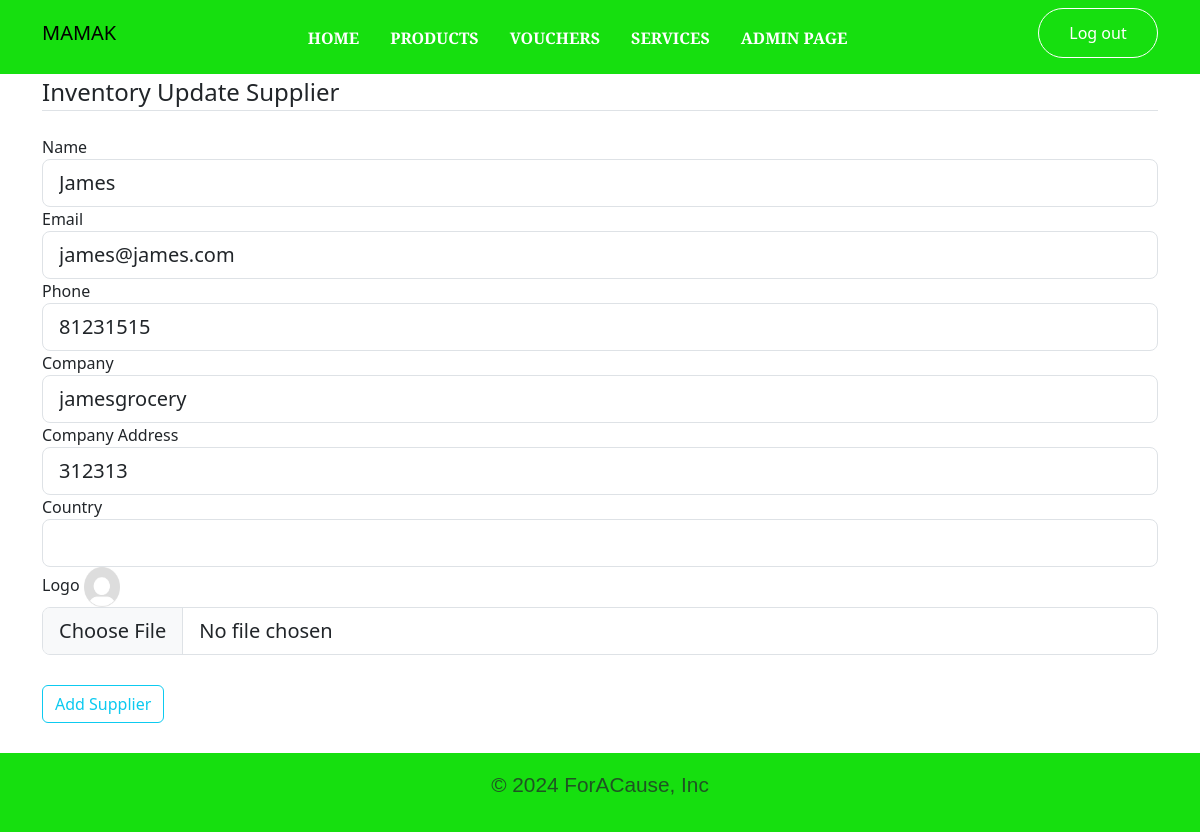
Screenshot of /updateSupplier/1/ (signed in) with the database file from the repository.
### Src/models.py (models this page shows, shortened)
class Supplier(db.Model,UserMixin):
    id = db.Column(db.Integer, primary_key=True)
    name = db.Column(db.String(40), unique=True, nullable=False)
    email = db.Column(db.String(120), unique=True, nullable=False)
    password = db.Column(db.String(60), nullable=False)
    phone = db.Column(db.String(8), nullable=False)
    company = db.Column(db.String(80), nullable=False)
    address = db.Column(db.String(80), nullable=False)
    country = db.Column(db.String(80), nullable=False)
    image_file = db.Column(db.String(20), nullable=False, default='default.jpg')
    isValid = db.Column(db.Integer, nullable=False, default=1)
    orders = db.relationship('Order', backref='supplier', lazy=True)

### Src/routes.py (the view)
@app.route('/updateSupplier/<int:id>/', methods=['GET', 'POST'])
def updatesupplier(id):
    if current_user.is_authenticated and current_user.isAdmin == True:
        form = SupplierForm()
        if request.method == 'POST' and form.validate():
            supplier = Supplier.query.filter_by(id=id).first()
            if form.phone.data[0] == '8' or form.phone.data[0] == '9' or form.phone.data[0] == '6' and form.name.data.isalpha() == True:
                supplier.name = form.name.data
                supplier.email = form.email.data
                supplier.phone = form.phone.data
                supplier.company = form.company.data
                supplier.address = form.address.data
                supplier.country = form.country.data
                supplier.image_file = form.image_file.data
                supplier.isValid = form.isValid.data
                db.session.commit()
                flash('Update supplier success!', 'success')
                return redirect(url_for('inventoryadmin', idsite=True))
            else:
                flash(
                    'Update supplier failed, Phone number must start with 8 , 9 or 6 or Name cannot contain number', 'danger')
                return render_template('updateSupplier.html', form=form, supplierimage=supplier.image_file, idsite=True)
        else:
            supplier = Supplier.query.filter_by(id=id).first()
            form.name.data = supplier.name
            form.email.data = supplier.email
            form.phone.data = supplier.phone
            form.company.data = supplier.company
            form.address.data = supplier.address
            form.country.data = supplier.country
            form.image_file.data = supplier.image_file
            return render_template('updateSupplier.html', form=form, supplierimage=supplier.image_file, idsite=True)
    else:
        return render_template('login.html')

### Src/forms.py (shortened to what this page needs)
class SupplierForm(FlaskForm):
    name = StringField('Name', validators=[DataRequired(), Length(max=20)])
    email = EmailField('Email', validators=[DataRequired(), Length(max=20)])
    password = PasswordField('Password', validators=[DataRequired()])
    phone = StringField('Phone', validators=[DataRequired(), Length(min=8,max=8)])
    company = StringField('Company', validators=[DataRequired(), Length(max=80)])
    address = StringField('Company Address', validators=[DataRequired(), Length(max=80)])
    country = SelectField('Country', choices=country(), validators=[DataRequired()])
    image_file = FileField('Logo', validators=[DataRequired(),FileAllowed(['jpg', 'png', 'jpeg'], 'Images only!')])
    isValid = RadioField('Validity', coerce=int, choices=[(1, 'Available'), (0, 'Not Available')], default=1)
    submit = SubmitField('Add Supplier')

### Src/models.py (called while the page is built)
@login_manager.user_loader
def load_user(user_id):
    return User.query.get(int(user_id))

### Src/templates/updateSupplier.html (shortened to what this page needs)
{% extends "base.html" %}
{% block content %}
<div class="container">
    <form method="POST">
        <fieldset class="form-group">
            <legend class="border-bottom mb-4">Inventory Update Supplier</legend>
            <div class="form-group" margin:5px;>
                {{ form.name.label(class="form-control-label") }}
                {% if form.name.errors %}
                {{ form.name(class="form-control form-control-lg is-invalid") }}
                <div class="invalid-feedback">
                    {% for errors in form.name.errors %}
                    <span>{{ errors }}</span>
                    {% endfor %}
                </div>
                {% else %}
                {{ form.name(class="form-control form-control-lg") }}
                {% endif %}
            </div>
            <div class="form-group">
                {{ form.email.label(class="form-control-label") }}
                {% if form.email.errors %}
                {{ form.email(class="form-control form-control-lg is-invalid") }}
                <div class="invalid-feedback">
                    {% for errors in form.email.errors %}
                    <span>{{ errors }}</span>
                    {% endfor %}
                </div>
                {% else %}
                {{ form.email(class="form-control form-control-lg") }}
                {% endif %}
            </div>
            <div class="form-group">
                {{ form.phone.label(class="form-control-label") }}
                {% if form.phone.errors %}
                {{ form.phone(class="form-control form-control-lg is-invalid") }}
                <div class="invalid-feedback">
                    {% for errors in form.phone.errors %}
                    <span>{{ errors }}</span>
                    {% endfor %}
                </div>
                {% else %}
                {{ form.phone(class="form-control form-control-lg") }}
                {% endif %}
            </div>
            <div class="form-group">
                {{ form.company.label(class="form-control-label") }}
                {% if form.company.errors %}
                {{ form.company(class="form-control form-control-lg is-invalid") }}
                <div class="invalid-feedback">
                    {% for errors in form.company.errors %}
                    <span>{{ errors }}</span>
                    {% endfor %}
                </div>
                {% else %}
                {{ form.company(class="form-control form-control-lg") }}
                {% endif %}
            </div>
            <div class="form-group">
                {{ form.address.label(class="form-control-label") }}
                {% if form.address.errors %}
                {{ form.address(class="form-control form-control-lg is-invalid") }}
                <div class="invalid-feedback">
                    {% for errors in form.address.errors %}
                    <span>{{ errors }}</span>
                    {% endfor %}
                </div>
                {% else %}
                {{ form.address(class="form-control form-control-lg") }}
                {% endif %}
            </div>
            <div class="form-group">
                {{ form.country.label(class="form-control-label") }}
                {% if form.country.errors %}
                {{ form.country(class="form-control form-control-lg is-invalid") }}
                <div class="invalid-feedback">
                    {% for errors in form.country.errors %}
                    <span>{{ errors }}</span>
                    {% endfor %}
                </div>
                {% else %}
                {{ form.country(class="form-control form-control-lg") }}
                {% endif %}
            </div>
            <div class="form-group">
                {{ form.image_file.label(class="form-control-label") }}
                <img src="{{ url_for('static', filename='images/' + supplierimage) }}" alt="Logo"
                    style="height:5vh; width: 3vw;">
                {% if form.image_file.errors %}
                {{ form.image_file(class="form-control form-control-lg is-invalid") }}
                <div class="invalid-feedback">
                    {% for errors in form.image_file.errors %}
                    <span>{{ errors }}</span>
                    {% endfor %}
                </div>
                {% else %}
                {{ form.image_file(class="form-control form-control-lg") }}
                {% endif %}
            </div>
        </fieldset>
        <div class="form-group" style="margin:30px 0 30px 0">
            {{ form.submit(class="btn btn-outline-info") }}
        </div>
    </form>
</div>
{% endblock %}

### Src/static/css/style.css (style rules this page uses)
* { padding: 0; margin: 0; box-sizing: border-box; }
body { min-height: 100vh; display: flex; flex-direction: column; }

### rows the page displays
Supplier: name "James", email "james@james.com", phone "81231515", company "jamesgrocery", address "312313", image_file (placeholder picture)
